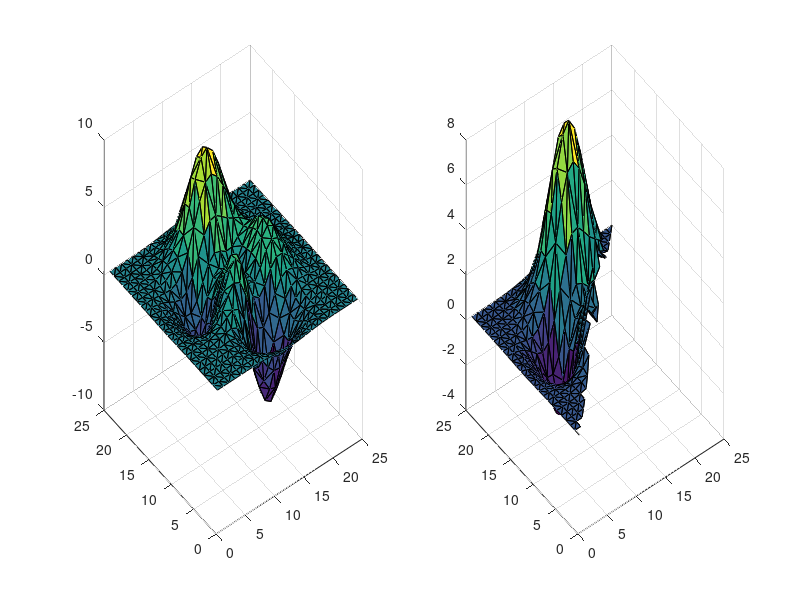

The MATLAB source for this figure:
function TestForTP()
% isTerX_test()
close all
N = 25;
GetTri_test(N)
end

function isTerX_test()
% test for isTerX
x = [0.1, NaN, 0.5;
    0.2, 0.4, 0.1];
x = isTerX(x)
x = [0.1, -0.2, 0.5;
    0.2, 0.4, 0.1];
x = isTerX(x)
x = [0.1, 0.2, 0.5, 0.1;
    0.2, 0.4, 0.1, 0.1];
x = isTerX(x)
x = [0.1, 0.2;
    0.2, 0.4];
x = isTerX(x)
end

function GetTri_test(N)
% N = 15;
[x,y] = meshgrid(1:N,1:N);
tri = delaunay(x,y);
z = peaks(N);
subplot(1, 2, 1)
trisurf(tri,x,y,z)
for i = 1:N
    for j = i+1:N
        z(i, j) = nan;
    end
end
subplot(1, 2, 2);
trisurf(tri,x,y,z)
end